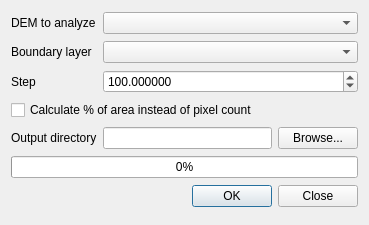
<?xml version="1.0" encoding="UTF-8"?>
<ui version="4.0">
 <class>HypsometryDialog</class>
 <widget class="QDialog" name="HypsometryDialog">
  <property name="geometry">
   <rect>
    <x>0</x>
    <y>0</y>
    <width>369</width>
    <height>225</height>
   </rect>
  </property>
  <property name="windowTitle">
   <string>Hypsometry</string>
  </property>
  <layout class="QGridLayout" name="gridLayout">
   <item row="2" column="0">
    <widget class="QLabel" name="label_4">
     <property name="text">
      <string>Step</string>
     </property>
    </widget>
   </item>
   <item row="1" column="0">
    <widget class="QLabel" name="label_2">
     <property name="text">
      <string>Boundary layer</string>
     </property>
    </widget>
   </item>
   <item row="4" column="2">
    <widget class="QPushButton" name="btnBrowse">
     <property name="text">
      <string>Browse...</string>
     </property>
    </widget>
   </item>
   <item row="4" column="0">
    <widget class="QLabel" name="label_3">
     <property name="text">
      <string>Output directory</string>
     </property>
    </widget>
   </item>
   <item row="6" column="0" colspan="3">
    <widget class="QDialogButtonBox" name="buttonBox">
     <property name="orientation">
      <enum>Qt::Horizontal</enum>
     </property>
     <property name="standardButtons">
      <set>QDialogButtonBox::Close|QDialogButtonBox::Ok</set>
     </property>
    </widget>
   </item>
   <item row="4" column="1">
    <widget class="QLineEdit" name="leOutputDir"/>
   </item>
   <item row="0" column="1" colspan="2">
    <widget class="QComboBox" name="cmbDEM"/>
   </item>
   <item row="1" column="1" colspan="2">
    <widget class="QComboBox" name="cmbPolygon"/>
   </item>
   <item row="3" column="0" colspan="3">
    <widget class="QCheckBox" name="chkAreaPercentage">
     <property name="text">
      <string>Calculate % of area instead of pixel count</string>
     </property>
    </widget>
   </item>
   <item row="0" column="0">
    <widget class="QLabel" name="label">
     <property name="text">
      <string>DEM to analyze</string>
     </property>
    </widget>
   </item>
   <item row="5" column="0" colspan="3">
    <widget class="QProgressBar" name="progressBar">
     <property name="value">
      <number>0</number>
     </property>
    </widget>
   </item>
   <item row="2" column="1" colspan="2">
    <widget class="QDoubleSpinBox" name="spnElevationStep">
     <property name="decimals">
      <number>6</number>
     </property>
     <property name="minimum">
      <double>0.000000000000000</double>
     </property>
     <property name="maximum">
      <double>999999999.999999046325684</double>
     </property>
     <property name="value">
      <double>100.000000000000000</double>
     </property>
    </widget>
   </item>
  </layout>
 </widget>
 <resources/>
 <connections>
  <connection>
   <sender>buttonBox</sender>
   <signal>accepted()</signal>
   <receiver>HypsometryDialog</receiver>
   <slot>accept()</slot>
   <hints>
    <hint type="sourcelabel">
     <x>248</x>
     <y>254</y>
    </hint>
    <hint type="destinationlabel">
     <x>157</x>
     <y>274</y>
    </hint>
   </hints>
  </connection>
  <connection>
   <sender>buttonBox</sender>
   <signal>rejected()</signal>
   <receiver>HypsometryDialog</receiver>
   <slot>reject()</slot>
   <hints>
    <hint type="sourcelabel">
     <x>316</x>
     <y>260</y>
    </hint>
    <hint type="destinationlabel">
     <x>286</x>
     <y>274</y>
    </hint>
   </hints>
  </connection>
 </connections>
</ui>
